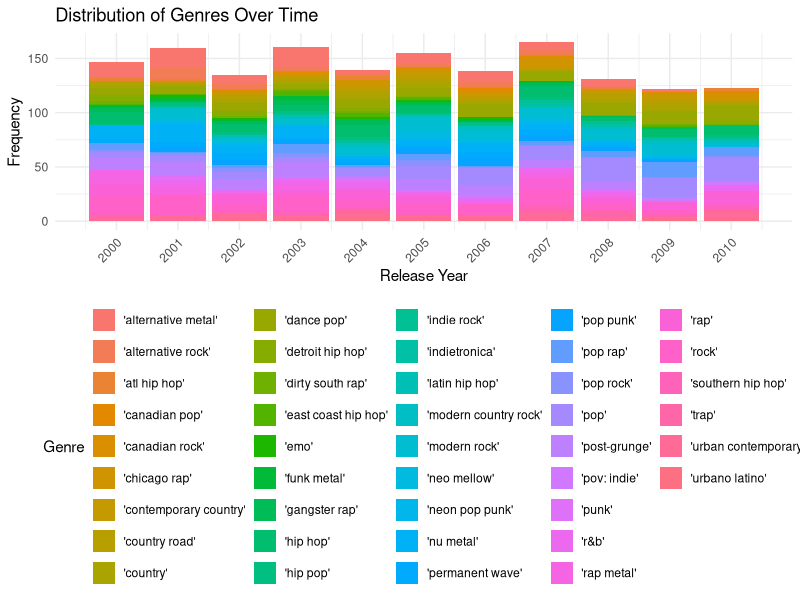

Recreate this plot in R.
## ---- chunk 1
knitr::opts_chunk$set(echo = TRUE)
## ---- chunk 2
library(tidyverse)

# Load the CSV file
spotify_data <- read.csv('spotify-data.csv')

# Convert release_date to Date object
spotify_data$release_date <- as.Date(spotify_data$release_date, format = "%m/%d/%Y")

# Extract year from release_date
spotify_data$release_year <- lubridate::year(spotify_data$release_date)

# Extract unique genres
unique_genres <- unique(unlist(strsplit(as.character(spotify_data$genres), ",")))

genre_counts <- spotify_data %>%
  separate_rows(genres, sep = ",") %>%
  mutate(genres = trimws(gsub("\\[|\\]", "", genres))) %>%  # To account for different genre names (chatgpt)
  group_by(release_year, genres) %>%
  summarize(count = n(), .groups='drop')

# Filter out genres with low counts 
threshold_count <- 10
genre_counts <- genre_counts %>%
  group_by(genres) %>%
  filter(sum(count) > threshold_count)

# Plotting the distribution of genres over time
ggplot(genre_counts, aes(x = release_year, y = count, fill = genres)) +
  geom_bar(stat = "identity", position = "stack") +
  labs(title = "Distribution of Genres Over Time",
       x = "Release Year",
       y = "Frequency",
       fill = "Genre") +
  theme_minimal() +
  theme(legend.position = "bottom", legend.box = "horizontal",
       axis.text.x = element_text(angle = 45, hjust = 1)) +  
  scale_x_continuous(breaks = unique(genre_counts$release_year))

